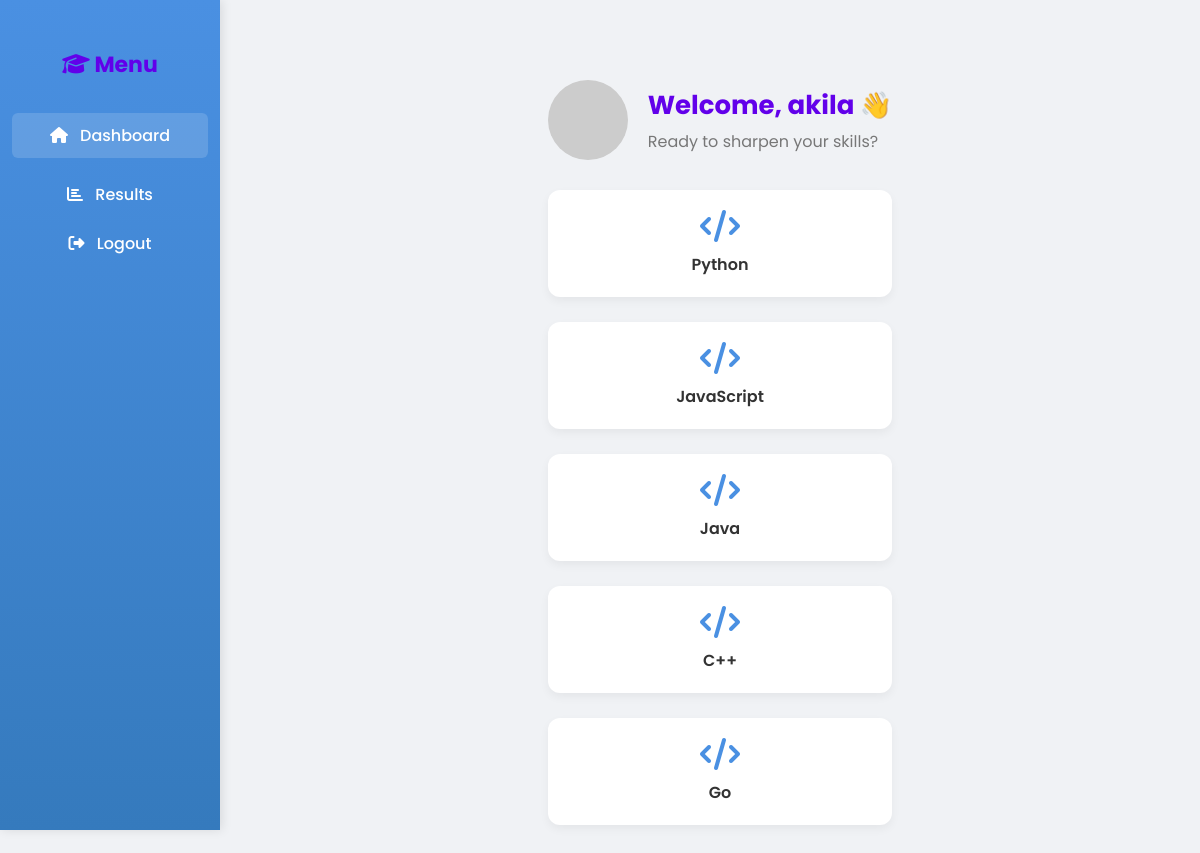
The page /dashboard/ (signed in) on the database its author committed.
### education_tutor/models.py (models this page shows, shortened)
class ProgrammingLanguage(models.Model):
    name = models.CharField(max_length=50, unique=True)

### education_tutor/views.py (the view)
# urls.py: path('dashboard/', views.dashboard, name='dashboard'),
@login_required
def dashboard(request):
    languages = ProgrammingLanguage.objects.all()
    return render(request, 'education_tutor/dashboard.html', {'languages': languages})

### education_tutor/templates/education_tutor/dashboard.html (shortened to what this page needs)
{% extends "education_tutor/base.html" %}
{% block content %}
    <div class="container">
        <div class="sidebar">
            <h2><i class="fas fa-graduation-cap"></i> Menu</h2>
            <ul>
                <li><a href="{% url 'dashboard' %}" class="active"><i class="fas fa-home"></i> Dashboard</a></li>
                <li><a href="{% url 'quiz_results' %}"><i class="fas fa-chart-bar"></i> Results</a></li>
                <li><a href="{% url 'logout' %}"><i class="fas fa-sign-out-alt"></i> Logout</a></li>
            </ul>
        </div>
        <div class="main-content">
            <div class="profile-section">
                <img src="https://ui-avatars.com/api/?name={{ user.username }}&background=4A90E2&color=fff&rounded=true&size=80" alt="Profile Picture">
                <div class="greeting">
                    <h2>Welcome, {{ user.username }} 👋</h2>
                    <p>Ready to sharpen your skills?</p>
                </div>
            </div>
            <div class="language-container">
                {% for language in languages %}
                    <div class="language-card">
                        <a href="{% url 'start_quiz' language.id %}">
                            <i class="fas fa-code fa-2x"></i>
                            <div class="language-name">{{ language.name }}</div>
                        </a>
                    </div>
                {% endfor %}
            </div>
        </div>
    </div>
{% endblock %}

### education_tutor/templates/education_tutor/base.html (style rules this page uses)
body { font-family: 'Poppins', sans-serif; margin: 0; padding: 0; background-color: #f4f4f9; color: #333; }
.container { max-width: 800px; margin: 0 auto; padding: 20px; }
h2 { color: #6200ea; }
a { color: #6200ea; text-decoration: none; }

### education_tutor/templates/education_tutor/dashboard.html (style rules this page uses)
body { background-color: #f0f2f5; }
.container { display: flex; }
.sidebar { width: 220px; height: 100vh; background: linear-gradient(180deg, #4A90E2, #357ABD); color: white; padding-top: 30px; position: fixed; left: 0; top: 0; box-shadow: 2px 0 10px rgba(0, 0, 0, 0.1); }
.sidebar h2 { text-align: center; font-size: 22px; margin-bottom: 20px; }
.sidebar ul { list-style: none; padding: 0; }
.sidebar ul li { padding: 12px; text-align: center; }
.sidebar ul li a { color: white; text-decoration: none; display: block; font-size: 16px; font-weight: 500; transition: all 0.3s ease; }
.sidebar ul li a i { margin-right: 8px; }
.sidebar ul li a:hover, .sidebar ul li a.active { background: rgba(255, 255, 255, 0.15); padding: 10px; border-radius: 6px; }
.main-content { margin-left: 240px; padding: 40px; width: calc(100% - 240px); }
.profile-section { display: flex; align-items: center; margin-bottom: 30px; }
.profile-section img { border-radius: 50%; margin-right: 20px; }
.greeting h2 { font-size: 26px; margin: 0; }
.greeting p { color: #777; margin: 4px 0 0; }
.language-container { display: grid; grid-template-columns: repeat(auto-fit, minmax(200px, 1fr)); gap: 25px; margin-top: 30px; }
.language-card { background: #ffffff; color: #333; padding: 20px; border-radius: 12px; text-align: center; font-size: 16px; font-weight: 600; box-shadow: 0 4px 10px rgba(0, 0, 0, 0.05); transition: transform 0.2s ease, box-shadow 0.2s ease; }
.language-card a { text-decoration: none; color: inherit; display: block; }
.language-card i { margin-bottom: 10px; color: #4A90E2; }

### rows shown on the page
ProgrammingLanguage: name "Python"
ProgrammingLanguage: name "JavaScript"
ProgrammingLanguage: name "Java"
ProgrammingLanguage: name "C++"
ProgrammingLanguage: name "Go"

### other values the page prints
{{ user.username }} "akila"
